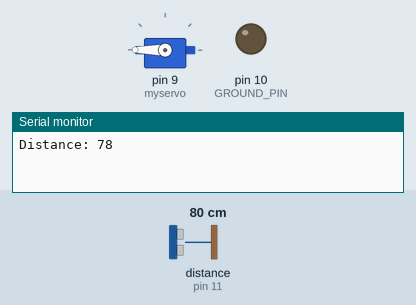
This sketch was run on a simulated Arduino Uno, built with avr-gcc and run on an emulated ATmega328P. Parts: servo, output pins drawn as LEDs (lit = HIGH), the last lines printed to the serial monitor. Wiring (inferred from the names in the program): ultrasonic range finder: trigger pin 12; echo pin 11. Inputs (shaded band) come from the test bench; at power-on: distance to the obstacle (sensor on pin 11) 80 cm. The echo pulse lasts 58.3 µs per cm; pins used as bus, display or sensor lines are not drawn.

Above: at 2.8 s.
2.9 s: distance to the obstacle (sensor on pin 11) set to 18 cm
5.6 s: distance to the obstacle (sensor on pin 11) set to 14 cm
At 7.4 s:
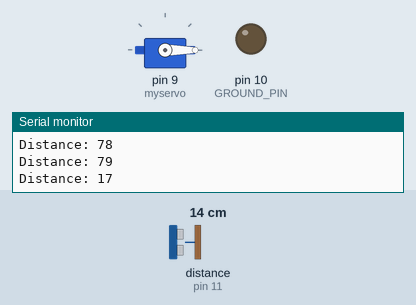
11.5 s: distance to the obstacle (sensor on pin 11) set to 35 cm
14.2 s: distance to the obstacle (sensor on pin 11) set to 2 cm
At 19.1 s:
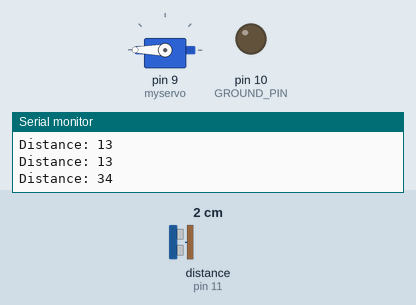
Timing chart, 0 to 21.2 s (numbered marks = the images above; inputs shaded):
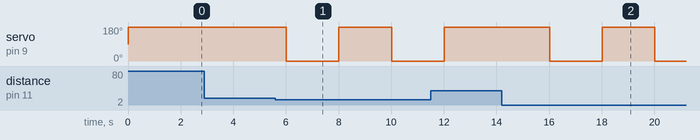

The sketch:

ServoSonar.ino
```cpp
//The setup of this code is based upon the given arduino scripts as well as UBC APSC 101 Code

#define VCC_PIN 13
#define TRIGGER_PIN 12    // sonar trigger pin will be attached to Arduino pin 12
#define ECHO_PIN 11       // sonar echo pint will be attached to Arduino pin 11
#define GROUND_PIN 10     //
#define MAX_DISTANCE 200  // maximum distance set to 200 cm
#include <Servo.h>

// twelve servo objects can be created on most boards

int pos = 0;
int count = 0;
// defines variables
long duration;
int distance;
Servo myservo;  // create servo object to control a servo

void setup() {
  Serial. begin(9600);            // set data transmission rate to communicate with computer
  pinMode(ECHO_PIN, INPUT) ;
  pinMode(TRIGGER_PIN, OUTPUT) ;
  pinMode(GROUND_PIN, OUTPUT);    // tell pin 10 it is going to be an output
  pinMode(VCC_PIN, OUTPUT);       // tell pin 13 it is going to be an output
  digitalWrite(GROUND_PIN,LOW);   // tell pin 10 to output LOW (OV, or ground)
  digitalWrite(VCC_PIN, HIGH) ;   // tell pin 13 to output HIGH (+5V)
  myservo.attach(9);
}

void loop() {
  digitalWrite(TRIGGER_PIN, LOW);   // Clears the trigPin
  delayMicroseconds(2);
  digitalWrite(TRIGGER_PIN, HIGH);  // Sets the trigPin on HIGH state for 10 micro seconds
  delayMicroseconds(20);
  digitalWrite(TRIGGER_PIN, LOW);

  duration = pulseIn(ECHO_PIN, HIGH);
  distance= duration*0.034/2;       // Calculating the distance

  // if the distance measurement becomes extremely high, it is likely an error.
  // Default to a maximum value of MAX_DISTANCE to identify this condition.

  if (distance > MAX_DISTANCE)
    {distance = MAX_DISTANCE ;}

  if(distance < 15){
    myservo.write(0);
    delay(2000);
  }
  myservo.write(180);
  delay(2000);

  Serial.print("Distance: ") ;      // Prints the distance on the Serial Monitor
  Serial.println(distance);
}
```

daysinmonth.c
```cpp
#include <stdlib.h>
#include <string.h>
#include <stdio.h>

int func(int m)
{
    if (m == 1 || m == 3 || m == 5 ||m == 7 || m == 8 || m == 10 || m == 12)
    {
        printf("31 days");
    }

    else if (m == 2)
    {
        printf("28 days");
    }

    else
    {
        printf("30 days");
    }
}

int main()
{
    int month;
    printf("enter a month: ");
    scanf("%i", &month);
    func(month);
}
```

guessinggame.c
```cpp
#include <stdio.h>
#include <stdlib.h>
#include <string.h>

int main()
{
    int SecretNumber = 5;
    int guess;
    int guessCount = 0;
    int guessLimit = 3;
    int OutOfGuesses = 0;

    while(guess != SecretNumber)
    {
        if(guessCount < guessLimit)
        {
            printf("Enter a number: ");
            scanf("%d", &guess);
            guessCount++;
        }

        else
        {
            OutOfGuesses == 1;
        }
    }

    if(OutOfGuesses == 1)
    {
        printf("Out of guesses");
    }

    else
    {
        printf("Yow win!");
    }

}
```

Measured:
- the behaviour switches between 16 and 15 cm on distance to the obstacle (sensor on pin 11) (found by bisection; images 0 and 1)
- after the input at 5.6 s, servo on pin 9 (myservo): 180° → 0° after 0.41 s, → 180° 2.0 s later, → 0° 2.0 s later
- after the input at 14.2 s, servo on pin 9 (myservo): 180° → 0° after 1.8 s, → 180° 2.0 s later, → 0° 2.0 s later
